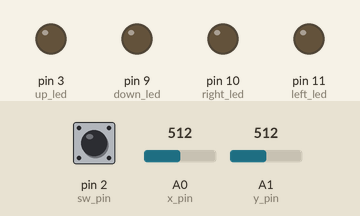
The sketch below on a simulated Arduino Uno, built with avr-gcc and run on an emulated ATmega328P. Parts: output pins drawn as LEDs (lit = HIGH). Inputs (shaded band) come from the test bench; at power-on: A0 (x_pin) = 512, A1 (y_pin) = 512, pin 2 (sw_pin) HIGH. What the sketch prints to the serial monitor is not drawn.

Above: at 1.2 s.
1.3 s: A0 (x_pin) set to 1023
At 1.6 s:
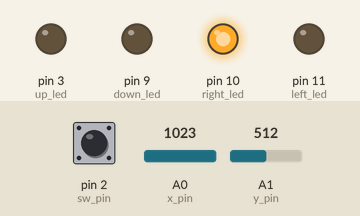
2.8 s: A1 (y_pin) set to 490
At 3.3 s:
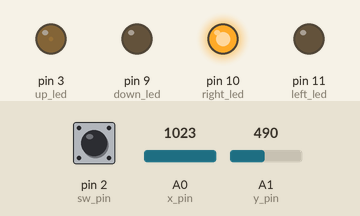
4.3 s: pin 2 (sw_pin) pulled LOW for 1 s
At 5.0 s:
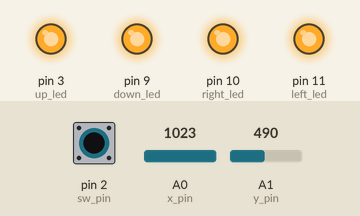
6.8 s: A1 (y_pin) set to 560
At 7.7 s:
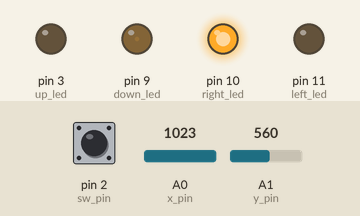
8.3 s: pin 2 (sw_pin) pulled LOW for 0.15 s
At 9.5 s:
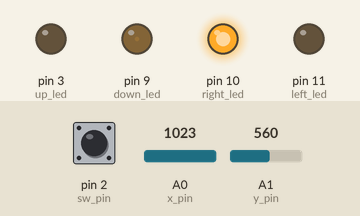
9.9 s: A0 (x_pin) set to 1008
At 11.2 s:
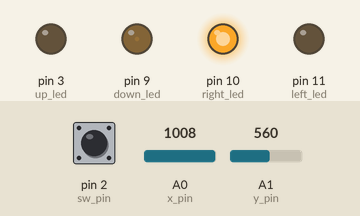
Timing chart, 0 to 12.4 s (numbered marks = the images above; inputs shaded):
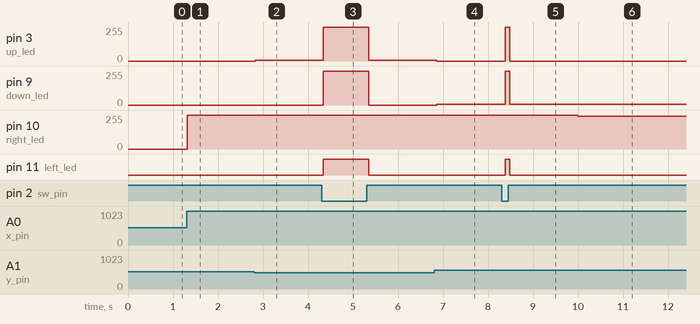

Measured:
- after the input at 1.3 s, pin 10 (right_led): 0/255 → 255/255 at once
- after the input at 2.8 s, pin 3 (up_led): 0/255 → 5/255 at once
- after the input at 4.3 s, pin 3 (up_led): 5/255 → 255/255 at once, → 5/255 1.0 s later; pin 9 (down_led): 0/255 → 255/255 at once, → 0/255 1.0 s later; pin 11 (left_led): LOW → HIGH at once, → LOW 1.0 s later
- after the input at 6.8 s, pin 3 (up_led): 5/255 → 0/255 after 0.06 s; pin 9 (down_led): 0/255 → 5/255 after 0.06 s
- after the input at 8.3 s, pin 3 (up_led): 0/255 → 255/255 after 0.08 s, → 0/255 0.10 s later; pin 9 (down_led): 5/255 → 255/255 after 0.08 s, → 5/255 0.10 s later; pin 11 (left_led): LOW → HIGH after 0.08 s, → LOW 0.10 s later
- after the input at 9.9 s, pin 10 (right_led): 255/255 → 246/255 after 0.10 s

The sketch:

joystick_led.ino
```cpp
int x_pin = A0;
int y_pin = A1;
int sw_pin = 2;

int up_led = 3;
int left_led = 11;
int down_led = 9;
int right_led = 10;

void setup()
{
  Serial.begin(9600);
  pinMode(sw_pin, INPUT_PULLUP);
  pinMode(up_led, OUTPUT);
  pinMode(left_led, OUTPUT);
  pinMode(down_led, OUTPUT);
  pinMode(right_led, OUTPUT);

  // put your setup code here, to run once:
}

void loop()
{
  int x_data = analogRead(x_pin);
  int y_data = analogRead(y_pin);
  int sw_data = digitalRead(sw_pin);

  Serial.print("x_data:");
  Serial.print(x_data);
  Serial.print("\t");
  Serial.print("y_data:");
  Serial.print(y_data);
  Serial.print("\t");
  Serial.print("sw_data:");
  Serial.print(sw_data);
  Serial.print("\t");

  int zone_min = 500;
  int zone_max = 550;

  if(sw_data == LOW)
  {
    digitalWrite(up_led, HIGH);
    digitalWrite(left_led, HIGH);
    digitalWrite(down_led, HIGH);
    digitalWrite(right_led, HIGH);
  }
  else
  {
     if(y_data < zone_min)
    {
    int brightness_up = map(y_data, zone_min, 0, 0, 255);
    analogWrite(up_led, brightness_up);
    }
    else
    {
    analogWrite(up_led, 0);
    }

    if(y_data > zone_max)
    {
    int brightness_down = map(y_data, zone_max, 1023, 0, 255);
    analogWrite(down_led, brightness_down);
    }
    else
    {
    analogWrite(down_led, 0);
    }

    if(x_data > zone_max)
    {
    int brightness_right = map(x_data, zone_max, 1023, 0, 255);
    analogWrite(right_led, brightness_right);
    }
    else
    {
    analogWrite(right_led, 0);
    }

    if(x_data < zone_min)
    {
    int brightness_left = map(x_data, zone_min, 0, 0, 255);
    analogWrite(left_led, brightness_left);
    }
    else
    {
    analogWrite(left_led, 0);
    }
  }

  delay(100);
}
```
